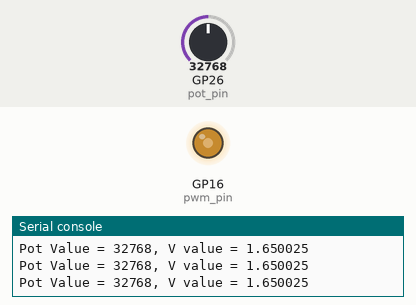
The program below on a simulated Raspberry Pi Pico running MicroPython. Shown: output pins drawn as LEDs (lit = HIGH), the last lines printed to the serial console. Inputs (shaded band) come from the test bench; at power-on: GP26 (pot_pin) = 32768 (analog values on the 0–65535 scale).

Above: at 1.2 s.
1.3 s: GP26 (pot_pin) set to 45874
At 2.1 s:
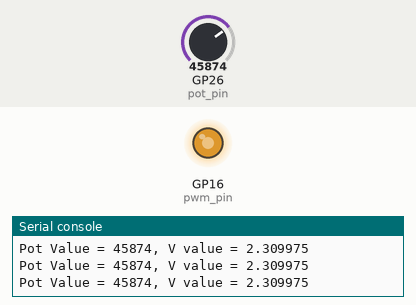
2.8 s: GP26 (pot_pin) set to 57670
At 3.8 s:
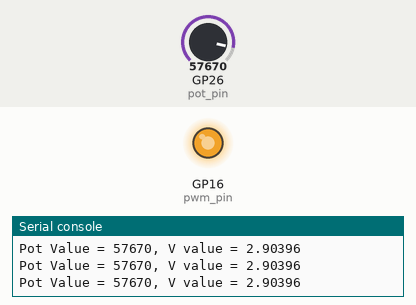
4.3 s: GP26 (pot_pin) set to 7864
At 5.5 s:
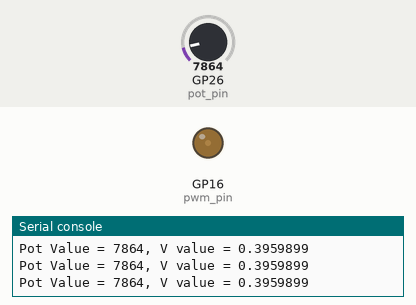
5.8 s: GP26 (pot_pin) set to 0
At 6.5 s:
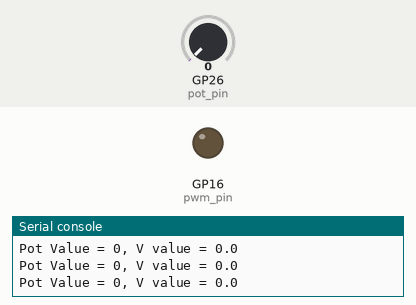
Timing chart, 0 to 8.3 s (numbered marks = the images above; inputs shaded):
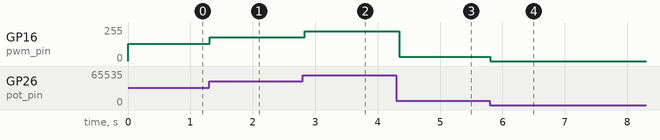

Measured:
- after the input at 1.3 s, GP16 (pwm_pin): 128/255 → 178/255 at once
- after the input at 2.8 s, GP16 (pwm_pin): 178/255 → 224/255 at once
- after the input at 4.3 s, GP16 (pwm_pin): 224/255 → 31/255 at once
- after the input at 5.8 s, GP16 (pwm_pin): 31/255 → 0/255 at once

The program:

2.7_PWM_with_ADC.py
```python
from machine import PWM, Pin, ADC
import time

pot_pin = ADC(Pin(26))
pwm_pin = PWM(Pin(16))

pwm_pin.freq(1000)

while True:
	pot_value = pot_pin.read_u16()

	pwm_pin.duty_u16(pot_value)

	pot_value_v = pot_value * 3.3 / 65535

	print(f"Pot Value = {pot_value}, V value = {pot_value_v}")

	time.sleep(0.05)
```
